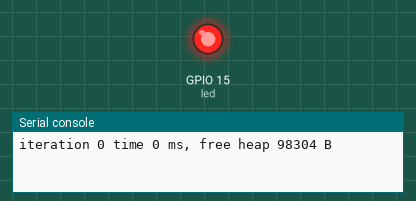
Recording of a program running on a simulated ESP32 board running MicroPython. On the bench: output pins drawn as LEDs (lit = HIGH), the last lines printed to the serial console. Wiring (from the project's diagram.json): red LED on GPIO 15.

Above: at 1.0 s.
At 3.0 s:
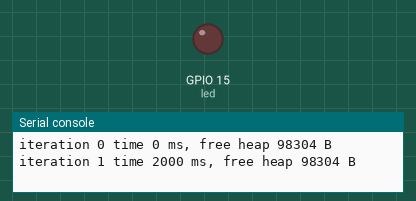
Timing chart, 0 to 5.2 s (numbered marks = the images above):
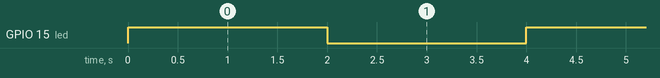

The program:

main.py
```python
import machine, time, gc

led = machine.Pin(15, machine.Pin.OUT)   # світлодіод із шаблону Wokwi
gc.collect()
start = time.ticks_ms()
i = 0

while True:
    led.value(not led.value())
    print("iteration", i, "time", time.ticks_diff(time.ticks_ms(), start),
          "ms, free heap", gc.mem_free(), "B")
    i += 1
    time.sleep_ms(2000)
```

Measured:
- by itself, GPIO 15 (led): alternates HIGH for 2.0 s and LOW for 2.0 s
